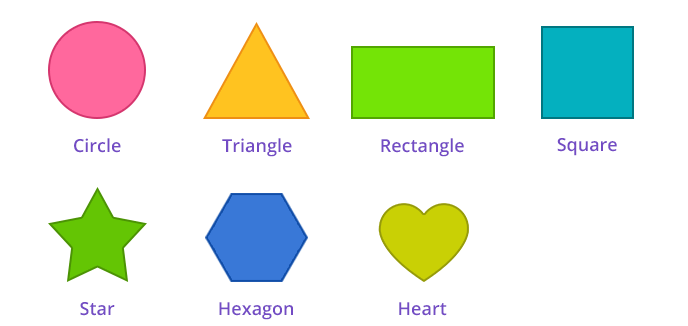
#> input picture shape.png, 688 x 326 px
$ python 'proper canny.py'
#> lines starting #> are read from the running program, lines starting #| are printed output that depends on the picture; after the words box and inside, x2 and y2 are one past the last pixel; in counts of white or black regions, pixels touching at a corner belong together
import cv2
import numpy

img=cv2.imread("shape.png")
#> img is the input picture: shape (326, 688, 3); mean B, G, R 219.8, 235.4, 226.8
cv2.imshow("org",img)
img=cv2.cvtColor(img,cv2.COLOR_BGR2GRAY)
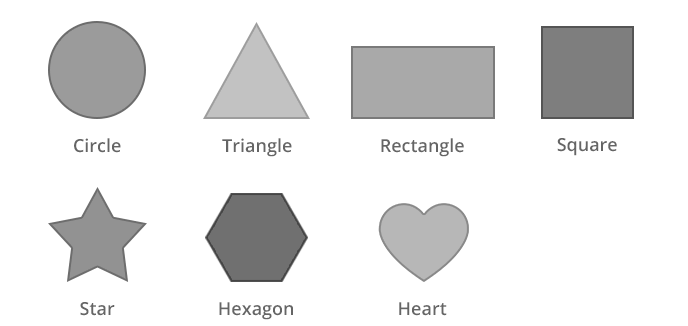
#> img: shape (326, 688); min 69, max 255, mean 231
cv2.imshow("image",img)
ret,img=cv2.threshold(img,127,255,cv2.THRESH_BINARY)
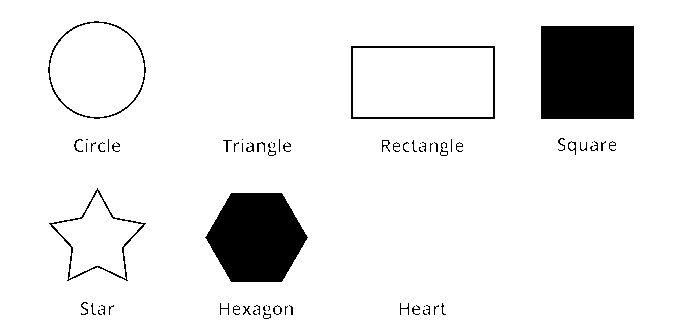
#> img: shape (326, 688); 91.8% white; 69 black regions (37 under 20 px), largest, box (x1, y1, x2, y2) and area: (541, 26, 634, 119) 8649, (205, 193, 308, 282) 6810, (351, 46, 495, 119) 852
cv2.imshow("image1",img)
img=cv2.Canny(img,25,225)
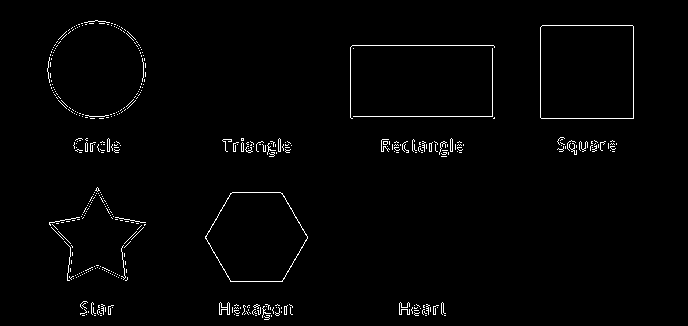
#> img: shape (326, 688); 1.5% white in thin lines or dots, all inside (x1, y1, x2, y2) = (47, 20, 634, 320)
cv2.waitKey(0)
cv2.destroyAllWindows()
